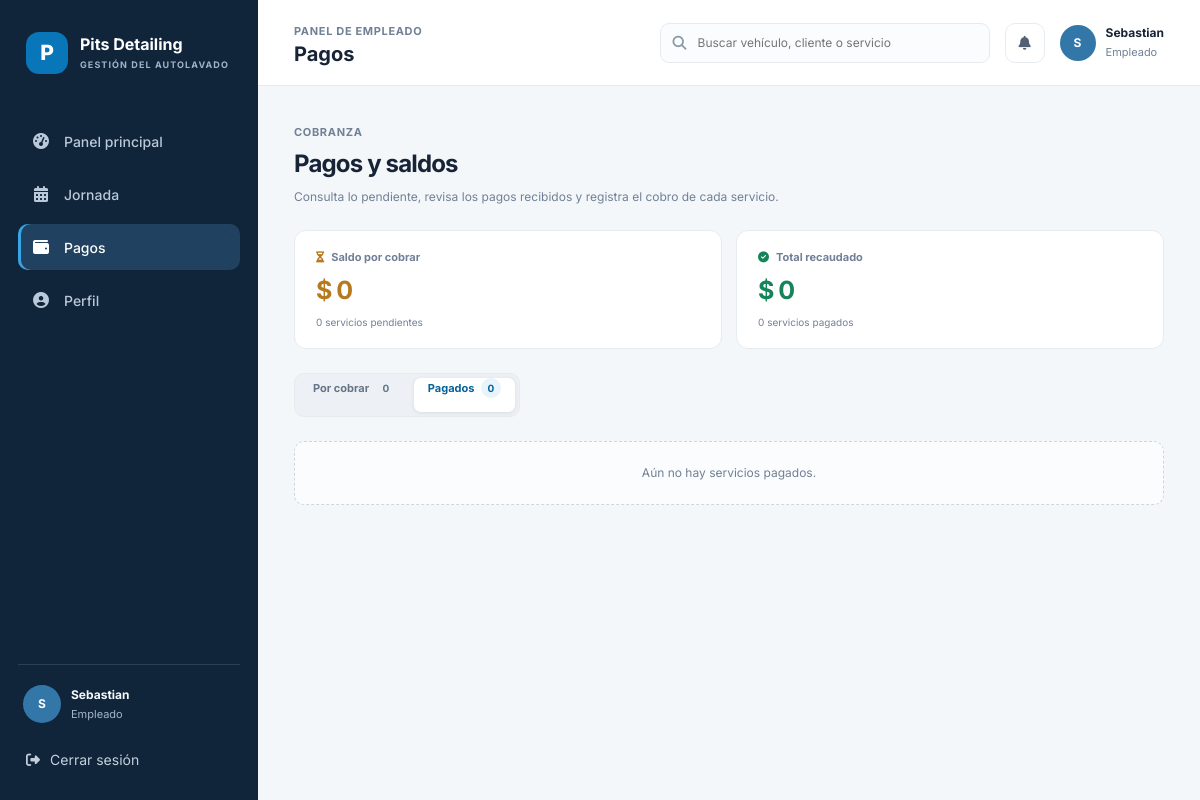
/pagos/?estado=pagado (signed in), run on an earlier commit of the app's database.
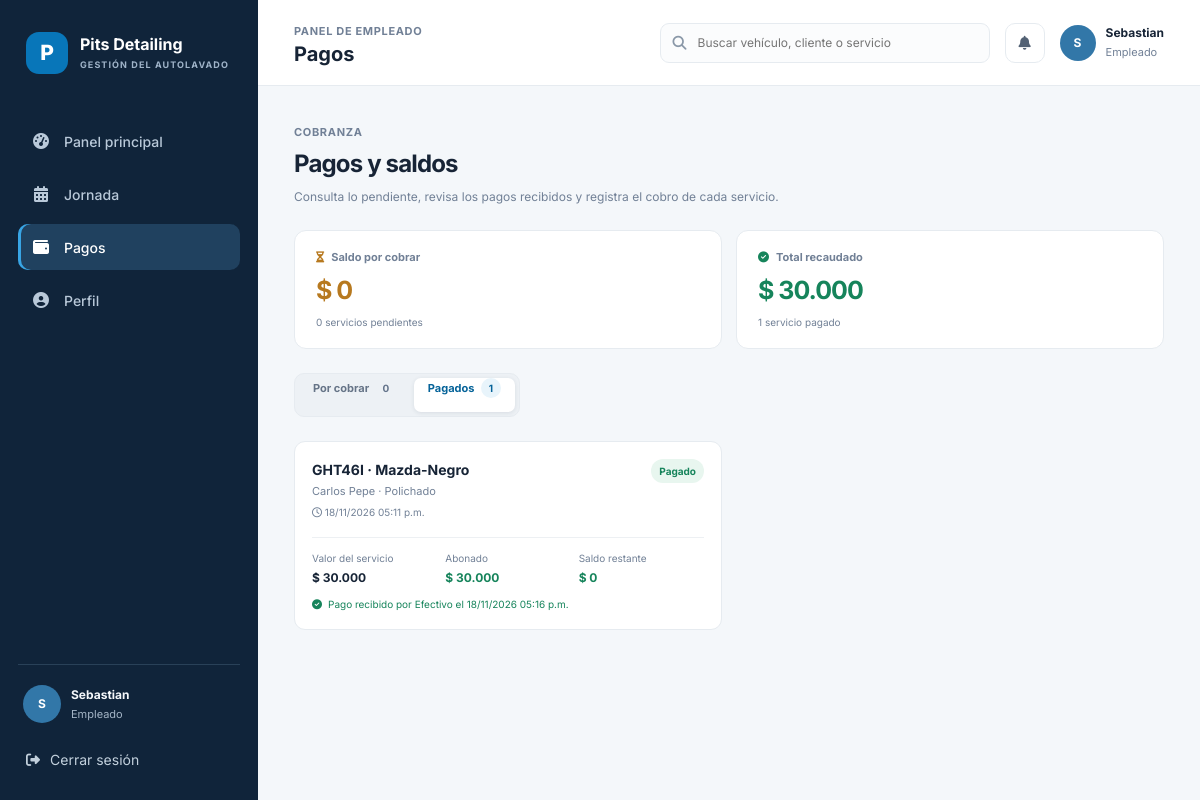
And on a later commit of the database.
### lavadero_app/models.py (models this page shows, shortened)
class WashJob(models.Model):
    class Status(models.TextChoices):
        PENDING = 'pending', 'Pendiente'
        IN_PROGRESS = 'in_progress', 'En proceso'
        COMPLETED = 'completed', 'Terminado'
        CANCELLED = 'cancelled', 'Cancelado'
    plate = models.CharField('placa', max_length=10, db_index=True)
    vehicle_type = models.CharField('tipo de vehículo', max_length=40)
    vehicle_model = models.CharField('vehículo', max_length=100)
    customer_name = models.CharField('cliente', max_length=120)
    service_name = models.CharField('servicio', max_length=120)
    total = models.DecimalField(
        'total',
        max_digits=12,
        decimal_places=2,
        validators=[MinValueValidator(Decimal('0.01'))],
    )
    status = models.CharField(
        'estado',
        max_length=20,
        choices=Status.choices,
        default=Status.PENDING,
        db_index=True,
    )
    created_by = models.ForeignKey(
        settings.AUTH_USER_MODEL,
        on_delete=models.PROTECT,
        related_name='wash_jobs_created',
    )
    created_at = models.DateTimeField('fecha de ingreso', auto_now_add=True, db_index=True)
    updated_at = models.DateTimeField('última actualización', auto_now=True)
    class Meta:
        ordering = ['-created_at']
        verbose_name = 'servicio de lavado'
        verbose_name_plural = 'servicios de lavado'
    @property
    def paid_total(self):
        return self.payments.aggregate(total=Sum('amount'))['total'] or Decimal('0.00')
    @property
    def balance(self):
        return max(self.total - self.paid_total, Decimal('0.00'))

class Payment(models.Model):
    class Method(models.TextChoices):
        CASH = 'cash', 'Efectivo'
        TRANSFER = 'transfer', 'Transferencia'
        CARD = 'card', 'Tarjeta'
    job = models.ForeignKey(
        WashJob,
        on_delete=models.PROTECT,
        related_name='payments',
        verbose_name='servicio',
    )
    amount = models.DecimalField(
        'valor',
        max_digits=12,
        decimal_places=2,
        validators=[MinValueValidator(Decimal('0.01'))],
    )
    method = models.CharField('método', max_length=20, choices=Method.choices)
    registered_by = models.ForeignKey(
        settings.AUTH_USER_MODEL,
        on_delete=models.PROTECT,
        related_name='wash_payments_registered',
    )
    created_at = models.DateTimeField('fecha de pago', auto_now_add=True, db_index=True)
    class Meta:
        ordering = ['-created_at']
        verbose_name = 'pago'
        verbose_name_plural = 'pagos'

### lavadero_app/views.py (the view)
# urls.py: path('pagos/', views.pagos_view, name='pagos'),
@role_required()
def pagos_view(request):
    selected = request.GET.get('estado', 'pendiente')
    if selected not in ('pendiente', 'pagado'):
        selected = 'pendiente'
    jobs = WashJob.objects.exclude(status=WashJob.Status.CANCELLED).prefetch_related('payments')
    rows = []
    pending_count = 0
    paid_count = 0
    collected = Decimal('0')
    outstanding = Decimal('0')
    for job in jobs:
        paid = job.paid_total
        balance = job.balance
        latest_payment = job.payments.first()
        collected += paid
        outstanding += balance
        if balance:
            pending_count += 1
        else:
            paid_count += 1
        if (selected == 'pagado') != (balance == 0):
            continue
        rows.append({
            'job': job,
            'paid': money(paid),
            'balance': money(balance),
            'total': money(job.total),
            'is_paid': balance == 0,
            'payment_method': latest_payment.get_method_display() if latest_payment else '',
            'payment_date': latest_payment.created_at if latest_payment else None,
        })
    return render(request, 'lavadero_app/pagos.html', {
        'rows': rows,
        'outstanding_total': money(outstanding),
        'collected_total': money(collected),
        'pending_count': pending_count,
        'paid_count': paid_count,
        'selected_status': selected,
        'page': 'pagos',
    })

### lavadero_app/context_processors.py (called while the page is built)
def lavadero_context(request):
    if not request.user.is_authenticated:
        return {}
    pending_count = (
        WashJob.objects.exclude(status=WashJob.Status.CANCELLED)
        .annotate(
            amount_paid=Coalesce(
                Sum('payments__amount'),
                Value(Decimal('0.00')),
                output_field=DecimalField(max_digits=12, decimal_places=2),
            )
        )
        .filter(total__gt=F('amount_paid'))
        .count()
    )
    return {'pending_payment_count': pending_count}

### lavadero_app/views.py (called while the page is built)
def is_admin(user):
    return user.is_authenticated and (user.is_staff or user.is_superuser)

def money(value):
    return f'$ {value:,.0f}'.replace(',', '.')

### lavadero_app/templates/lavadero_app/pagos.html (shortened to what this page needs)
{% extends 'lavadero_app/base.html' %}
{% block page_title %}Pagos{% endblock %}
{% block content %}
<section class="page-shell payments-page">
  <div class="page-header">
    <div><span class="kicker">Cobranza</span><h2>Pagos y saldos</h2><p class="page-intro">Consulta lo pendiente, revisa los pagos recibidos y registra el cobro de cada servicio.</p></div>
  </div>
  <div class="payment-metrics">
    <article class="payment-metric due"><span><i class="fa-solid fa-hourglass-half"></i> Saldo por cobrar</span><strong>{{ outstanding_total }}</strong><small>{{ pending_count }} servicio{% if pending_count != 1 %}s{% endif %} pendiente{% if pending_count != 1 %}s{% endif %}</small></article>
    <article class="payment-metric collected"><span><i class="fa-solid fa-circle-check"></i> Total recaudado</span><strong>{{ collected_total }}</strong><small>{{ paid_count }} servicio{% if paid_count != 1 %}s{% endif %} pagado{% if paid_count != 1 %}s{% endif %}</small></article>
  </div>
  <nav class="segmented-tabs" aria-label="Filtrar pagos">
    <a class="tab-button {% if selected_status != 'pagado' %}active{% endif %}" href="{% url 'pagos' %}?estado=pendiente">Por cobrar <span>{{ pending_count }}</span></a>
    <a class="tab-button {% if selected_status == 'pagado' %}active{% endif %}" href="{% url 'pagos' %}?estado=pagado">Pagados <span>{{ paid_count }}</span></a>
  </nav>
  <div class="payments-list">
    {% for row in rows %}
      <article class="payment-card">
        <div class="payment-top">
          <div><h3>{{ row.job.plate }} · {{ row.job.vehicle_model }}</h3><p>{{ row.job.customer_name }} · {{ row.job.service_name }}</p><p><i class="fa-regular fa-clock"></i> {{ row.job.created_at|date:"d/m/Y h:i a" }}</p></div>
          <span class="state-pill {% if row.is_paid %}success{% else %}warning{% endif %}">{% if row.is_paid %}Pagado{% else %}Pendiente{% endif %}</span>
        </div>
        <div class="totals">
          <div><span>Valor del servicio</span><strong>{{ row.total }}</strong></div>
          <div><span>Abonado</span><strong class="green">{{ row.paid }}</strong></div>
          <div><span>Saldo restante</span><strong class="{% if row.is_paid %}green{% else %}balance-due{% endif %}">{{ row.balance }}</strong></div>
        </div>
        {% if not row.is_paid %}
          <form method="post" action="{% url 'payment_create' row.job.id %}" class="payment-action">
            {% csrf_token %}
            <div class="payment-action-details">
              <label for="method-{{ row.job.id }}">Método de pago</label>
              <select id="method-{{ row.job.id }}" name="method" required>
                <option value="cash">Efectivo</option>
                <option value="transfer">Transferencia</option>
                <option value="card">Tarjeta</option>
              </select>
            </div>
            <button class="button primary compact" type="submit"><i class="fa-solid fa-money-bill-wave"></i> Registrar pago completo</button>
          </form>
          <p class="payment-hint">Se registrará el saldo pendiente de {{ row.balance }} en un solo pago.</p>
        {% else %}
          <p class="payment-receipt"><i class="fa-solid fa-circle-check"></i> Pago recibido por {{ row.payment_method }}{% if row.payment_date %} el {{ row.payment_date|date:"d/m/Y h:i a" }}{% endif %}</p>
        {% endif %}
      </article>
    {% empty %}
      <p class="empty-state">{% if selected_status == 'pagado' %}Aún no hay servicios pagados.{% else %}No hay pagos pendientes por registrar.{% endif %}</p>
    {% endfor %}
  </div>
</section>
{% endblock %}

What changed in the data, as far as the page shows it:
added WashJob: job.plate "GHT46I", job.vehicle_model "Mazda-Negro", job.customer_name "Carlos Pepe", job.service_name "Polichado", job.created_at "18/11/2026 05:11 p.m.", total "$ 30.000", paid "$ 30.000", balance "$ 0", payment_method "Efectivo", payment_date "18/11/2026 05:16 p.m."
Also different on the page:
{{ collected_total }}: "$ 0" → "$ 30.000"
{{ paid_count }}: "0" → "1"
text no longer shown: "s s Aún no hay servicios pagados."
